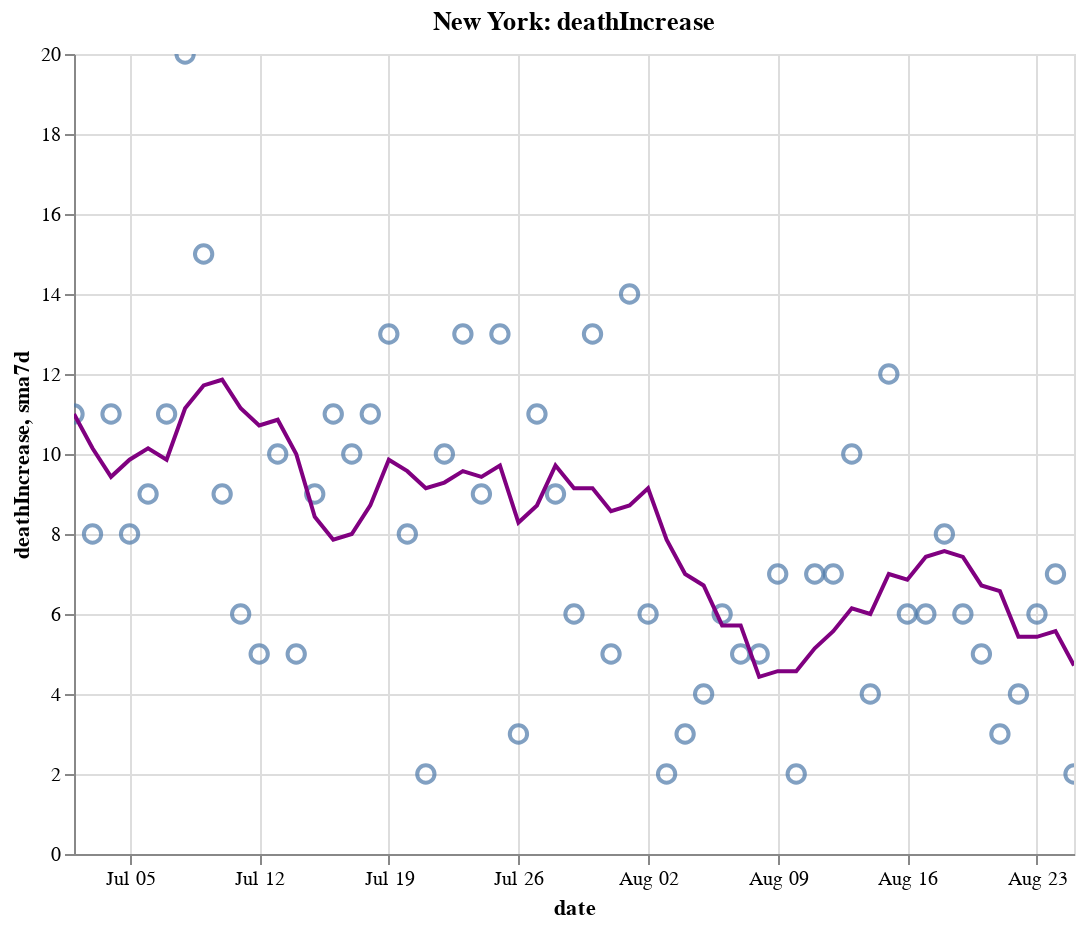

This figure's notebook cell:
### Code cell
create_plot(ny, 'deathIncrease')

### Figure 1 — Vega-Lite specification as saved in the notebook (floating-point values rounded to 4 significant figures)
{"config": {"view": {"continuousWidth": 400, "continuousHeight": 300}}, "layer": [{"layer": [{"mark": {"type": "point", "size": 75}, "encoding": {"tooltip": [{"type": "temporal", "field": "date"}, {"type": "quantitative", "field": "deathIncrease"}, {"type": "quantitative", "field": "sma7d"}], "x": {"type": "temporal", "field": "date"}, "y": {"type": "quantitative", "field": "deathIncrease"}}, "selection": {"selector012": {"type": "interval", "bind": "scales", "encodings": ["x", "y"]}}}, {"mark": {"type": "line", "color": "purple"}, "encoding": {"x": {"type": "temporal", "field": "date"}, "y": {"type": "quantitative", "field": "sma7d"}}}]}, {"mark": {"type": "rule", "color": "#aaa"}, "encoding": {"x": {"type": "temporal", "field": "date"}}, "transform": [{"filter": {"selection": "selector011"}}]}, {"mark": "circle", "encoding": {"opacity": {"condition": {"value": 1, "selection": "selector011"}, "value": 0}, "tooltip": [{"type": "temporal", "field": "date"}, {"type": "quantitative", "field": "deathIncrease"}, {"type": "quantitative", "field": "sma7d"}], "x": {"type": "temporal", "field": "date"}, "y": {"type": "quantitative", "field": "deathIncrease"}}, "selection": {"selector011": {"type": "single", "encodings": ["x"], "on": "mouseover", "nearest": true, "empty": "none"}}}, {"mark": {"type": "text", "align": "left", "dx": 5, "dy": -5, "stroke": "white", "strokeWidth": 2}, "encoding": {"text": {"type": "quantitative", "field": "deathIncrease"}, "tooltip": [{"type": "temporal", "field": "date"}, {"type": "quantitative", "field": "deathIncrease"}, {"type": "quantitative", "field": "sma7d"}], "x": {"type": "temporal", "field": "date"}, "y": {"type": "quantitative", "field": "deathIncrease"}}, "transform": [{"filter": {"selection": "selector011"}}]}, {"mark": {"type": "text", "align": "left", "dx": 5, "dy": -5}, "encoding": {"text": {"type": "quantitative", "field": "deathIncrease"}, "tooltip": [{"type": "temporal", "field": "date"}, {"type": "quantitative", "field": "deathIncrease"}, {"type": "quantitative", "field": "sma7d"}], "x": {"type": "temporal", "field": "date"}, "y": {"type": "quantitative", "field": "deathIncrease"}}, "transform": [{"filter": {"selection": "selector011"}}]}], "data": {"name": "data-41b00f10c490843c259c2d1d010ffd96"}, "height": 400, "title": "New York: deathIncrease", "width": 500, "$schema": "https://vega.github.io/schema/vega-lite/v4.8.1.json", "datasets": {"data-41b00f10c490843c259c2d1d010ffd96": [{"date": "2020-07-02T00:00:00", "totalTestResultsIncrease": 69940.0, "positiveIncrease": 875.0, "death": 24880.0, "deathIncrease": 11.0, "positiveRate": 0.013, "state": "New York", "sma7d": 11.0}, {"date": "2020-07-03T00:00:00", "totalTestResultsIncrease": 66390.0, "positiveIncrease": 918.0, "death": 24880.0, "deathIncrease": 8.0, "positiveRate": 0.014, "state": "New York", "sma7d": 10.14}, {"date": "2020-07-04T00:00:00", "totalTestResultsIncrease": 62400.0, "positiveIncrease": 726.0, "death": 24900.0, "deathIncrease": 11.0, "positiveRate": 0.012, "state": "New York", "sma7d": 9.429}, {"date": "2020-07-05T00:00:00", "totalTestResultsIncrease": 63420.0, "positiveIncrease": 533.0, "death": 24900.0, "deathIncrease": 8.0, "positiveRate": 0.008, "state": "New York", "sma7d": 9.857}, {"date": "2020-07-06T00:00:00", "totalTestResultsIncrease": 54330.0, "positiveIncrease": 518.0, "death": 24910.0, "deathIncrease": 9.0, "positiveRate": 0.01, "state": "New York", "sma7d": 10.14}, {"date": "2020-07-07T00:00:00", "totalTestResultsIncrease": 56740.0, "positiveIncrease": 588.0, "death": 24920.0, "deathIncrease": 11.0, "positiveRate": 0.01, "state": "New York", "sma7d": 9.857}, {"date": "2020-07-08T00:00:00", "totalTestResultsIncrease": 57580.0, "positiveIncrease": 692.0, "death": 24940.0, "deathIncrease": 20.0, "positiveRate": 0.012, "state": "New York", "sma7d": 11.14}, {"date": "2020-07-09T00:00:00", "totalTestResultsIncrease": 65560.0, "positiveIncrease": 584.0, "death": 24960.0, "deathIncrease": 15.0, "positiveRate": 0.009, "state": "New York", "sma7d": 11.71}, {"date": "2020-07-10T00:00:00", "totalTestResultsIncrease": 73560.0, "positiveIncrease": 786.0, "death": 24970.0, "deathIncrease": 9.0, "positiveRate": 0.011, "state": "New York", "sma7d": 11.86}, {"date": "2020-07-11T00:00:00", "totalTestResultsIncrease": 69200.0, "positiveIncrease": 730.0, "death": 24970.0, "deathIncrease": 6.0, "positiveRate": 0.011, "state": "New York", "sma7d": 11.14}, {"date": "2020-07-12T00:00:00", "totalTestResultsIncrease": 62420.0, "positiveIncrease": 677.0, "death": 24980.0, "deathIncrease": 5.0, "positiveRate": 0.011, "state": "New York", "sma7d": 10.71}, {"date": "2020-07-13T00:00:00", "totalTestResultsIncrease": 51690.0, "positiveIncrease": 557.0, "death": 24990.0, "deathIncrease": 10.0, "positiveRate": 0.011, "state": "New York", "sma7d": 10.86}, {"date": "2020-07-14T00:00:00", "totalTestResultsIncrease": 60040.0, "positiveIncrease": 912.0, "death": 24990.0, "deathIncrease": 5.0, "positiveRate": 0.015, "state": "New York", "sma7d": 10.0}, {"date": "2020-07-15T00:00:00", "totalTestResultsIncrease": 63600.0, "positiveIncrease": 831.0, "death": 25000.0, "deathIncrease": 9.0, "positiveRate": 0.013, "state": "New York", "sma7d": 8.429}, {"date": "2020-07-16T00:00:00", "totalTestResultsIncrease": 72680.0, "positiveIncrease": 769.0, "death": 25010.0, "deathIncrease": 11.0, "positiveRate": 0.011, "state": "New York", "sma7d": 7.857}, {"date": "2020-07-17T00:00:00", "totalTestResultsIncrease": 78240.0, "positiveIncrease": 776.0, "death": 25020.0, "deathIncrease": 10.0, "positiveRate": 0.01, "state": "New York", "sma7d": 8.0}, {"date": "2020-07-18T00:00:00", "totalTestResultsIncrease": 69820.0, "positiveIncrease": 754.0, "death": 25040.0, "deathIncrease": 11.0, "positiveRate": 0.011, "state": "New York", "sma7d": 8.714}, {"date": "2020-07-19T00:00:00", "totalTestResultsIncrease": 46200.0, "positiveIncrease": 502.0, "death": 25050.0, "deathIncrease": 13.0, "positiveRate": 0.011, "state": "New York", "sma7d": 9.857}, {"date": "2020-07-20T00:00:00", "totalTestResultsIncrease": 49340.0, "positiveIncrease": 519.0, "death": 25060.0, "deathIncrease": 8.0, "positiveRate": 0.011, "state": "New York", "sma7d": 9.571}, {"date": "2020-07-21T00:00:00", "totalTestResultsIncrease": 66170.0, "positiveIncrease": 855.0, "death": 25060.0, "deathIncrease": 2.0, "positiveRate": 0.013, "state": "New York", "sma7d": 9.143}, {"date": "2020-07-22T00:00:00", "totalTestResultsIncrease": 67660.0, "positiveIncrease": 705.0, "death": 25070.0, "deathIncrease": 10.0, "positiveRate": 0.01, "state": "New York", "sma7d": 9.286}, {"date": "2020-07-23T00:00:00", "totalTestResultsIncrease": 69700.0, "positiveIncrease": 811.0, "death": 25080.0, "deathIncrease": 13.0, "positiveRate": 0.012, "state": "New York", "sma7d": 9.571}, {"date": "2020-07-24T00:00:00", "totalTestResultsIncrease": 76510.0, "positiveIncrease": 753.0, "death": 25090.0, "deathIncrease": 9.0, "positiveRate": 0.01, "state": "New York", "sma7d": 9.429}, {"date": "2020-07-25T00:00:00", "totalTestResultsIncrease": 71470.0, "positiveIncrease": 750.0, "death": 25100.0, "deathIncrease": 13.0, "positiveRate": 0.01, "state": "New York", "sma7d": 9.714}, {"date": "2020-07-26T00:00:00", "totalTestResultsIncrease": 53570.0, "positiveIncrease": 536.0, "death": 25110.0, "deathIncrease": 3.0, "positiveRate": 0.01, "state": "New York", "sma7d": 8.286}, {"date": "2020-07-27T00:00:00", "totalTestResultsIncrease": 57270.0, "positiveIncrease": 608.0, "death": 25120.0, "deathIncrease": 11.0, "positiveRate": 0.011, "state": "New York", "sma7d": 8.714}, {"date": "2020-07-28T00:00:00", "totalTestResultsIncrease": 57400.0, "positiveIncrease": 534.0, "death": 25130.0, "deathIncrease": 9.0, "positiveRate": 0.009, "state": "New York", "sma7d": 9.714}, {"date": "2020-07-29T00:00:00", "totalTestResultsIncrease": 62280.0, "positiveIncrease": 715.0, "death": 25130.0, "deathIncrease": 6.0, "positiveRate": 0.011, "state": "New York", "sma7d": 9.143}, {"date": "2020-07-30T00:00:00", "totalTestResultsIncrease": 73550.0, "positiveIncrease": 777.0, "death": 25140.0, "deathIncrease": 13.0, "positiveRate": 0.011, "state": "New York", "sma7d": 9.143}, {"date": "2020-07-31T00:00:00", "totalTestResultsIncrease": 68870.0, "positiveIncrease": 644.0, "death": 25150.0, "deathIncrease": 5.0, "positiveRate": 0.009, "state": "New York", "sma7d": 8.571}, {"date": "2020-08-01T00:00:00", "totalTestResultsIncrease": 82740.0, "positiveIncrease": 753.0, "death": 25160.0, "deathIncrease": 14.0, "positiveRate": 0.009, "state": "New York", "sma7d": 8.714}, {"date": "2020-08-02T00:00:00", "totalTestResultsIncrease": 58960.0, "positiveIncrease": 531.0, "death": 25170.0, "deathIncrease": 6.0, "positiveRate": 0.009, "state": "New York", "sma7d": 9.143}, {"date": "2020-08-03T00:00:00", "totalTestResultsIncrease": 51840.0, "positiveIncrease": 545.0, "death": 25170.0, "deathIncrease": 2.0, "positiveRate": 0.011, "state": "New York", "sma7d": 7.857}, {"date": "2020-08-04T00:00:00", "totalTestResultsIncrease": 70990.0, "positiveIncrease": 746.0, "death": 25180.0, "deathIncrease": 3.0, "positiveRate": 0.011, "state": "New York", "sma7d": 7.0}, {"date": "2020-08-05T00:00:00", "totalTestResultsIncrease": 72670.0, "positiveIncrease": 636.0, "death": 25180.0, "deathIncrease": 4.0, "positiveRate": 0.009, "state": "New York", "sma7d": 6.714}, {"date": "2020-08-06T00:00:00", "totalTestResultsIncrease": 72370.0, "positiveIncrease": 703.0, "death": 25180.0, "deathIncrease": 6.0, "positiveRate": 0.01, "state": "New York", "sma7d": 5.714}, {"date": "2020-08-07T00:00:00", "totalTestResultsIncrease": 70170.0, "positiveIncrease": 714.0, "death": 25190.0, "deathIncrease": 5.0, "positiveRate": 0.01, "state": "New York", "sma7d": 5.714}, {"date": "2020-08-08T00:00:00", "totalTestResultsIncrease": 74860.0, "positiveIncrease": 703.0, "death": 25200.0, "deathIncrease": 5.0, "positiveRate": 0.009, "state": "New York", "sma7d": 4.429}, {"date": "2020-08-09T00:00:00", "totalTestResultsIncrease": 65810.0, "positiveIncrease": 515.0, "death": 25200.0, "deathIncrease": 7.0, "positiveRate": 0.008, "state": "New York", "sma7d": 4.571}, {"date": "2020-08-10T00:00:00", "totalTestResultsIncrease": 54000.0, "positiveIncrease": 476.0, "death": 25200.0, "deathIncrease": 2.0, "positiveRate": 0.009, "state": "New York", "sma7d": 4.571}, {"date": "2020-08-11T00:00:00", "totalTestResultsIncrease": 77060.0, "positiveIncrease": 667.0, "death": 25210.0, "deathIncrease": 7.0, "positiveRate": 0.009, "state": "New York", "sma7d": 5.143}, {"date": "2020-08-12T00:00:00", "totalTestResultsIncrease": 87780.0, "positiveIncrease": 700.0, "death": 25220.0, "deathIncrease": 7.0, "positiveRate": 0.008, "state": "New York", "sma7d": 5.571}, {"date": "2020-08-13T00:00:00", "totalTestResultsIncrease": 87900.0, "positiveIncrease": 737.0, "death": 25230.0, "deathIncrease": 10.0, "positiveRate": 0.008, "state": "New York", "sma7d": 6.143}, {"date": "2020-08-14T00:00:00", "totalTestResultsIncrease": 85460.0, "positiveIncrease": 727.0, "death": 25230.0, "deathIncrease": 4.0, "positiveRate": 0.009, "state": "New York", "sma7d": 6.0}, {"date": "2020-08-15T00:00:00", "totalTestResultsIncrease": 88670.0, "positiveIncrease": 734.0, "death": 25240.0, "deathIncrease": 12.0, "positiveRate": 0.008, "state": "New York", "sma7d": 7.0}, {"date": "2020-08-16T00:00:00", "totalTestResultsIncrease": 77690.0, "positiveIncrease": 607.0, "death": 25250.0, "deathIncrease": 6.0, "positiveRate": 0.008, "state": "New York", "sma7d": 6.857}, {"date": "2020-08-17T00:00:00", "totalTestResultsIncrease": 56890.0, "positiveIncrease": 408.0, "death": 25260.0, "deathIncrease": 6.0, "positiveRate": 0.007, "state": "New York", "sma7d": 7.429}, {"date": "2020-08-18T00:00:00", "totalTestResultsIncrease": 66890.0, "positiveIncrease": 655.0, "death": 25260.0, "deathIncrease": 8.0, "positiveRate": 0.01, "state": "New York", "sma7d": 7.571}, {"date": "2020-08-19T00:00:00", "totalTestResultsIncrease": 80420.0, "positiveIncrease": 631.0, "death": 25270.0, "deathIncrease": 6.0, "positiveRate": 0.008, "state": "New York", "sma7d": 7.429}, {"date": "2020-08-20T00:00:00", "totalTestResultsIncrease": 80980.0, "positiveIncrease": 601.0, "death": 25280.0, "deathIncrease": 5.0, "positiveRate": 0.007, "state": "New York", "sma7d": 6.714}, {"date": "2020-08-21T00:00:00", "totalTestResultsIncrease": 98880.0, "positiveIncrease": 709.0, "death": 25280.0, "deathIncrease": 3.0, "positiveRate": 0.007, "state": "New York", "sma7d": 6.571}, {"date": "2020-08-22T00:00:00", "totalTestResultsIncrease": 94850.0, "positiveIncrease": 653.0, "death": 25280.0, "deathIncrease": 4.0, "positiveRate": 0.007, "state": "New York", "sma7d": 5.429}, {"date": "2020-08-23T00:00:00", "totalTestResultsIncrease": 74040.0, "positiveIncrease": 572.0, "death": 25290.0, "deathIncrease": 6.0, "positiveRate": 0.008, "state": "New York", "sma7d": 5.429}, {"date": "2020-08-24T00:00:00", "totalTestResultsIncrease": 62030.0, "positiveIncrease": 408.0, "death": 25300.0, "deathIncrease": 7.0, "positiveRate": 0.007, "state": "New York", "sma7d": 5.571}, {"date": "2020-08-25T00:00:00", "totalTestResultsIncrease": 67260.0, "positiveIncrease": 629.0, "death": 25300.0, "deathIncrease": 2.0, "positiveRate": 0.009, "state": "New York", "sma7d": 4.714}]}}
